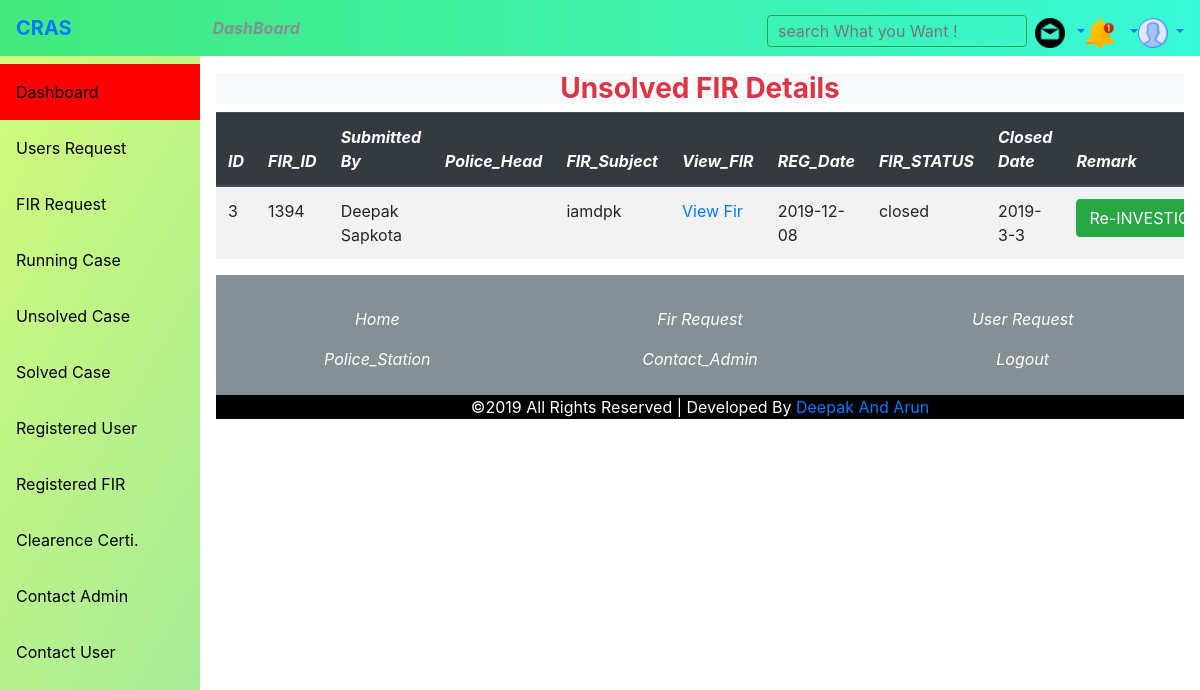
/sub-admin/subadmin_dashboard.php?option=unsolved_case (signed in), run on the app's committed database.
### tables this page shows
CREATE TABLE `complaint` (
  `id` int(10) NOT NULL,
  `submitted_by` varchar(20) NOT NULL,
  `identity_no` varchar(17) NOT NULL,
  `police_station` varchar(17) NOT NULL,
  `police_ward` varchar(17) NOT NULL,
  `other_policestation` varchar(27) NOT NULL,
  `fir_id` int(7) NOT NULL,
  `victum_email` varchar(27) NOT NULL,
  `phone` varchar(14) NOT NULL,
  `crime_type` varchar(27) NOT NULL,
  `crime_details` varchar(200) NOT NULL,
  `incident_date` varchar(60) NOT NULL,
  `incident_time` varchar(17) NOT NULL,
  `incident_place` varchar(17) NOT NULL,
  `accused_name` varchar(27) NOT NULL,
  `witness_name` varchar(47) NOT NULL,
  `witness_address` varchar(47) NOT NULL,
  `fir_status` varchar(10) NOT NULL,
  `firsubmit_date` varchar(60) NOT NULL
);

### sub-admin/unsolved_case.php (the view, shortened to what this page needs)
<?php
  $subadmin_batchno=$_SESSION['subadmin_batchno'];
$link = mysqli_connect("localhost", "root", "", "ocras");
$sql = "SELECT * FROM complaint where fir_status='closed'";
if ($res = mysqli_query($link, $sql)) {
    if (mysqli_num_rows($res) > 0) { ?>
        <h3 class="text-capitalize text-center bg-light text-danger font-weight-bold"> Unsolved FIR Details</h3>
        <link rel="stylesheet" type="text/css" href="bootstrap/css/bootstrap.min.css">
  <link rel="stylesheet" type="text/css" href="bootstrap/css/bootstrap.css">
        <table class="table table-striped table-hover table-responsive">
            <thead class="thead-dark bg-dark text-white font-italic">
              <tr>
                <th>ID</th>
                <th>FIR_ID</th>
                <th>Submitted By</th>
                <th>Police_Head</th>
                <th>FIR_Subject</th>
                <th>View_FIR</th>
                <th>REG_Date</th>
                <th>FIR_STATUS</th>
                <th>Closed Date</th>
                <th>Remark</th>
              </tr>
            </thead>
        <?php
        while ($row = mysqli_fetch_array($res)) { ?>
          <tbody>
           <td><?php echo $row['id']; ?></td>
           <td><?php echo $row['fir_id']; ?></td>
           <td><?php echo $row['submitted_by']; ?></td>
            <td><?php echo $subadmin_batchno; ?></td>
           <td><?php echo $row['crime_type']; ?></td>
           <td><a href="#">View Fir</a></td>
           <td><?php echo $row['firsubmit_date']; ?></td>
           <td><?php echo $row['fir_status']; ?></td>
           <td>2019-3-3</td>
           <td> <form action="approvefir.php?id=<?php echo $row['id']; ?>" method="POST"><input type="submit" name="ReinvestedBy" value="Re-INVESTIGATE" class="btn btn-success"></form></td>
          </tbody>
       <?php } ?>
        </table>
        <?php
    }
}
?>

### sub-admin/subadmin_dashboard.php (style rules this page uses)
body { margin: 0; font-family: "Lato", sans-serif; }

### data on the page
complaint: id "3", fir "1394", submitted_by "Deepak Sapkota", crime_type "iamdpk", firsubmit_date "2019-12-08", fir_status "closed"
